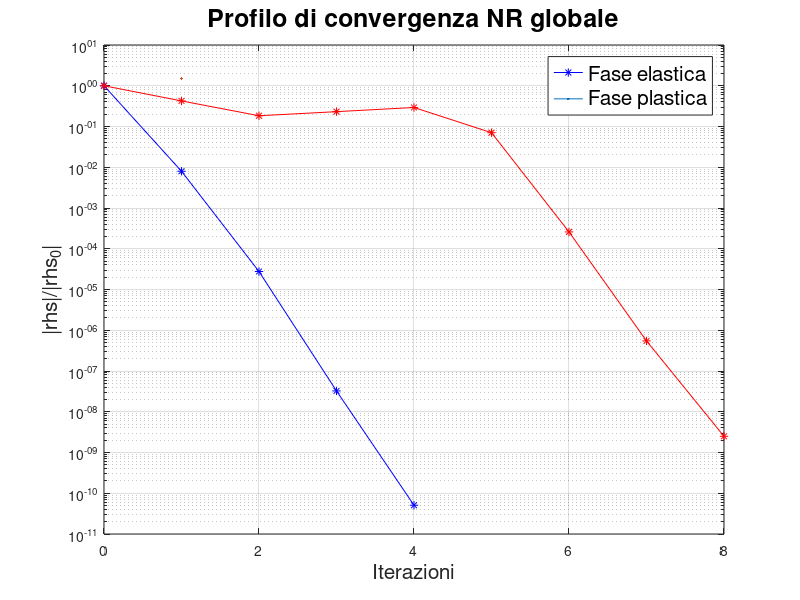

The MATLAB source for this figure:


Elastic_rhs=[1.000000e+00 7.983962e-03 2.763450e-05 3.243472e-08 5.078036e-11];
Elastic_iter=0:length(Elastic_rhs)-1;

Plastic_rhs=[1.000000e+00 4.245456e-01 1.835625e-01 2.313564e-01 2.928492e-01 7.046108e-02 2.588838e-04 5.480182e-07 2.496837e-09];
Plastic_iter=0:length(Plastic_rhs)-1;

figure (9)
semilogy(Elastic_iter,Elastic_rhs,'b-*',LineWidth=1.5)
hold on
semilogy(Plastic_iter,Plastic_rhs,'r-*',LineWidth=1.5)
xlabel('Iterazioni','FontSize',15)
ylabel('|rhs|/|rhs_0|','FontSize',15)
title('Profilo di convergenza NR globale','FontSize',18)
legend('Fase elastica','Fase plastica','FontSize',15)
grid on
